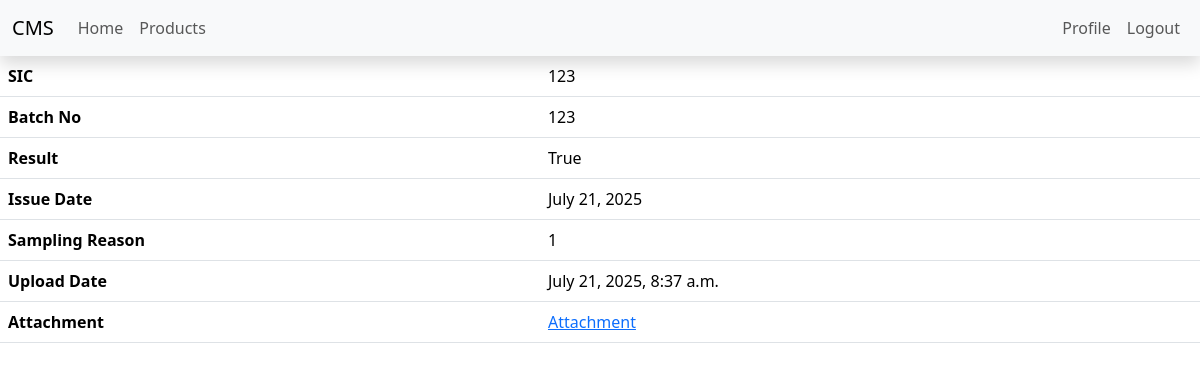
Screenshot of /products/4/cadcApproval/4 (signed in) with the database file from the repository.
### products/models.py (models this page shows, shortened)
class CADCApproval(models.Model):
    sic = models.CharField(max_length=100)
    batch_no = models.CharField(max_length=100)
    result = models.BooleanField(choices=[
        (True, "Conform"),
        (False, "Not Conform")
    ],default=False,max_length=1)
    issue_date = models.DateField()
    sampling_reason = models.IntegerField(choices=[
        (1,"Pilot"),
        (2,"First Three Production Batches"),
        (3,"Variation"),
        (4,"Random"),
        (5,"Other")
    ],default=4)
    upload_date = models.DateTimeField(auto_now_add=True)
    attachment = models.FileField(upload_to=upload_to)
    product = models.ForeignKey(Product,on_delete=models.CASCADE)

### products/views.py (the view)
# urls.py: path('<pk>/cadcApproval/<ca_pk>',DetailCADCApproval.as_view(),name="detail_cadcApproval"),
class DetailCADCApproval(DetailView):
    template_name = "./product/cadc_approval/detail.html"
    model = CADCApproval
    def get_object(self, queryset: QuerySet[Any] | None = ...) -> Model:
        pk = self.kwargs.get("ca_pk")
        try:
            return CADCApproval.objects.get(pk=pk)
        except CADCApproval.DoesNotExist:
            raise Http404("CADC Approval doesn't exist.")

### Templates/Product/cadc_approval/detail.html
{% extends "../../__layout__.html" %}
{% load static %}
{% block content %}
<table class="table">
    <tbody>
        {% with object as cadc_approval %}
        <tr>
            <th scope="row">SIC</th>
            <td>{{ cadc_approval.sic }}</td>
        </tr>
        <tr>
            <th scope="row">Batch No</th>
            <td>{{ cadc_approval.batch_no }}</td>
        </tr>
        <tr>
            <th scope="row">Result</th>
            <td>{{ cadc_approval.result }}</td>
        </tr>
        <tr>
            <th scope="row">Issue Date</th>
            <td>{{ cadc_approval.issue_date }}</td>
        </tr>
        <tr>
            <th scope="row">Sampling Reason</th>
            <td>{{ cadc_approval.sampling_reason }}</td>
        </tr>
        <tr>
            <th scope="row">Upload Date</th>
            <td>{{ cadc_approval.upload_date }}</td>
        </tr>
        <tr>
            <th scope="row">Attachment</th>
            <td><a id="cadc_approval" target="_blank"
                    href="/media/{{ cadc_approval.attachment }}">Attachment</a>
            </td>
        </tr>
        {% endwith %}
    </tbody>
</table>
{% endblock %}

### Static/css/main.css (style rules this page uses)
* { overflow-wrap: break-word !important; }

### rows the page displays
CADCApproval: sic "123", batch_no "123", result "True", issue_date "July 21, 2025", sampling_reason "1", upload_date "July 21, 2025, 8:37 a.m."
